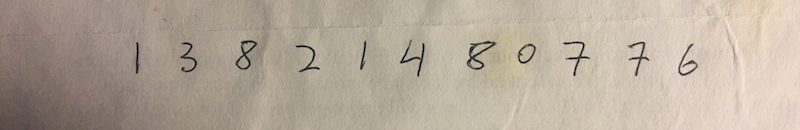
#> input picture caseStudyHandwritingRecognition/data/img1.jpg, 800 x 130 px
$ python adaptiveThresholding.py --image ../caseStudyHandwritingRecognition/data/img1.jpg
#> lines starting #> are read from the running program, lines starting #| are printed output that depends on the picture; after the words box and inside, x2 and y2 are one past the last pixel; in counts of white or black regions, pixels touching at a corner belong together
import argparse
import cv2

ap = argparse.ArgumentParser()
ap.add_argument('-i', '--image', required=True, help='Path to the image')
args = vars(ap.parse_args())

image = cv2.imread(args['image'])
#> image is the input picture: shape (130, 800, 3); mean B, G, R 154.4, 169.2, 181.1
image = cv2.cvtColor(image, cv2.COLOR_BGR2GRAY)
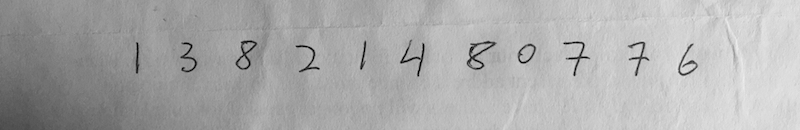
#> image: shape (130, 800); min 0, max 237, mean 171.1
cv2.imshow('Image', image)
blurred = cv2.GaussianBlur(image, (5, 5), 0)

blockSize = 11
C = 4  # value subtracted from the mean
thresh = cv2.adaptiveThreshold(blurred, 255, cv2.ADAPTIVE_THRESH_MEAN_C, cv2.THRESH_BINARY, blockSize, C)
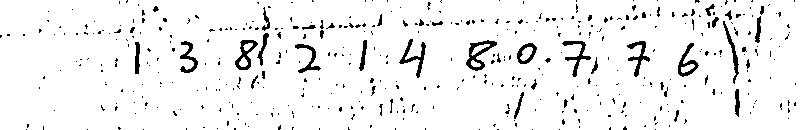
#> thresh: shape (130, 800); 94.3% white; 437 black regions (394 under 20 px), largest, box (x1, y1, x2, y2) and area: (466, 40, 497, 71) 340, (399, 39, 426, 78) 279, (562, 41, 591, 77) 270
cv2.imshow('Mean_C Thresh (BlockSize={}, C={})'.format(blockSize, C), thresh)

blockSize = 15
C = 3
thresh = cv2.adaptiveThreshold(blurred, 255, cv2.ADAPTIVE_THRESH_GAUSSIAN_C, cv2.THRESH_BINARY, blockSize, C)
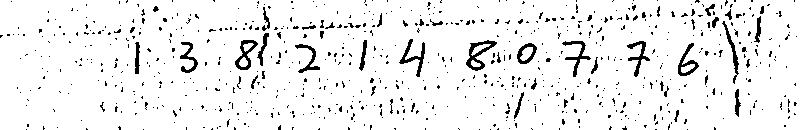
#> thresh: shape (130, 800); 93.5% white; black in thin lines or dots
cv2.imshow('Gaussian_C Thresh (BlockSize={}, C={})'.format(blockSize, C), thresh)
cv2.waitKey(0)
